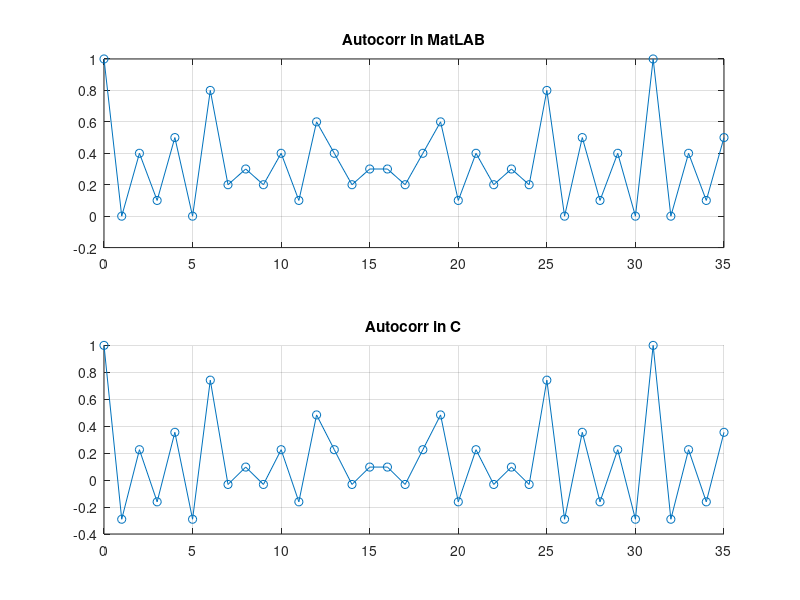

Source code (MATLAB):
x = [0, 0, 0, 1, 1]; %3
y = [0, 1, 0, 1, 0]; %10
randmass = zeros(1, 31);
for i = 1:31 %послед Голда
    xlast = 0;
    ylast = 0;
    if x(1) ~= x(3)
        xlast = 1;
    end
    if y(2) ~= y(4)
        ylast = 1;
    end
    for j = 5:-1:2
        x(j) = x(j-1);
        y(j) = y(j-1);
    end
    x(1) = xlast;
    y(1) = ylast;
    vivod = 0;
    if x(5) ~= y(5)
        vivod = 1;
    end
    randmass(i) = vivod;
    fprintf('%2d : x=[%d %d %d %d %d] y=[%d %d %d %d %d] vivod=%d randmass=%d\n', i, x(1), x(2), x(3), x(4), x(5), y(1), y(2), y(3), y(4), y(5), vivod, randmass(i));
end

x1 = [0, 0, 1, 0, 0]; %4
y1 = [0, 0, 1, 0, 1]; %5
randmass1 = zeros(1, 31);
for i = 1:31 %Голд
    xlast = 0;
    ylast = 0;
    if x1(1) ~= x1(3)
        xlast = 1;
    end
    if y1(2) ~= y1(4)
        ylast = 1;
    end
    for j = 5:-1:2
        x1(j) = x1(j-1);
        y1(j) = y1(j-1);
    end
    x1(1) = xlast;
    y1(1) = ylast;
    vivod = 0;
    if x1(5) ~= y1(5)
        vivod = 1;
    end
    randmass1(i) = vivod;
    fprintf('%2d : x1=[%d %d %d %d %d] y1=[%d %d %d %d %d] vivod=%d randmass1=%d\n', i, x1(1), x1(2), x1(3), x1(4), x1(5), y1(1), y1(2), y1(3), y1(4), y1(5), vivod, randmass1(i));
end
figure
subplot(2, 1, 1);
fprintf('                                                             Corr x, y in Matlab with xcorr\n');
fprintf(' С| B1| B2| B3| B4| B5| B6| B7| B8| B9|B10|B11|B12|B13|B14|B15|B16|B17|B18|B19|B20|B21|B22|B23|B24|B25|B26|B27|B28|B29|B30|B31|А.Kор\n');
vivodlast = randmass;
autocorr_values = zeros(1, 36);
shifts = 1:36;
for k = 1:36
    fprintf('%2d', k);
    if k ~= 1
        lastvivod = randmass(31);
        for n = 1:30
            randmass(32-n) = randmass(31-n);
        end
        randmass(1) = lastvivod;
    end
    [c, lags] = xcorr(randmass, vivodlast, 35, 'normalized');
    autocorr_values(k) = c(36);
    fprintf('|%3d', randmass);
    fprintf('|%.2f\n', autocorr_values(k));
end

    plot(shifts-1, autocorr_values, '-o');
    title("Autocorr in MatLAB");
    grid on;
%%%%%%%%%%%%%%%%%%%%%%%%%%%
subplot(2, 1, 2);
hold on;
fprintf('                                                                   Corr x, y in C\n');
fprintf(' С| B1| B2| B3| B4| B5| B6| B7| B8| B9|B10|B11|B12|B13|B14|B15|B16|B17|B18|B19|B20|B21|B22|B23|B24|B25|B26|B27|B28|B29|B30|B31|А.Kор\n');
randmass = vivodlast;
autocorr_values=zeros(36, 1);

vivodlast = randmass;
shifts = 1:36;
for k = 1:36
    fprintf('%2d', k);
    if k ~= 1
        lastvivod = randmass(31);
        for n = 1:30
            randmass(32-n) = randmass(31-n);
        end
        randmass(1) = lastvivod;
    end
    sumcorr = 0;
    sumuncorr = 0;
    for l = 1:31
        fprintf('|%3d', randmass(l));
        if randmass(l) == vivodlast(l)
            sumcorr = sumcorr + 1;
        else
            sumuncorr = sumuncorr + 1;
        end
    end
    autocorr = (1/31)*(sumcorr - sumuncorr);
    fprintf('|%.2f\n', autocorr);
    autocorr_values(k) = autocorr;
end
plot(shifts-1, autocorr_values, 'o-');
title("Autocorr in C");
grid on;
%%%%%%%%%%%%%%%%%%%%%%%%%%% коррел между двумя послед Голда
r = xcorr(randmass, randmass1);
fprintf('rhoxy = ');
disp(r(32));